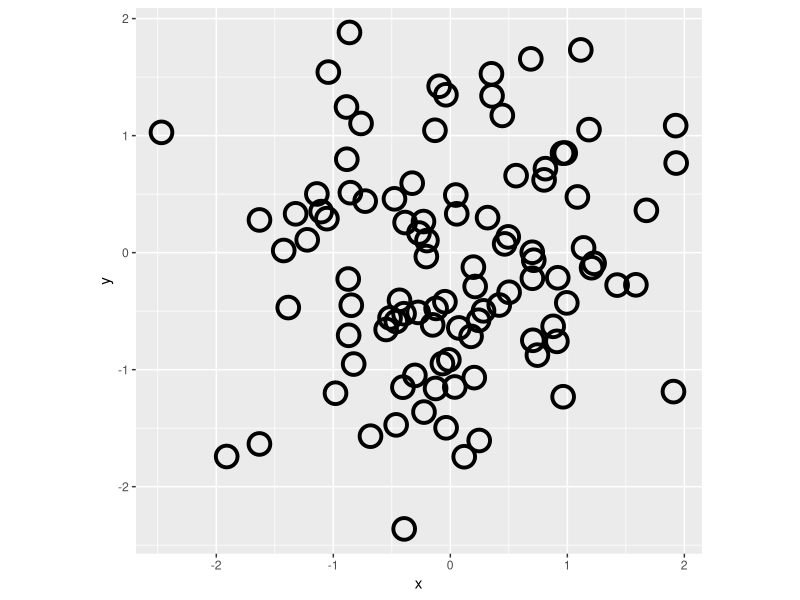
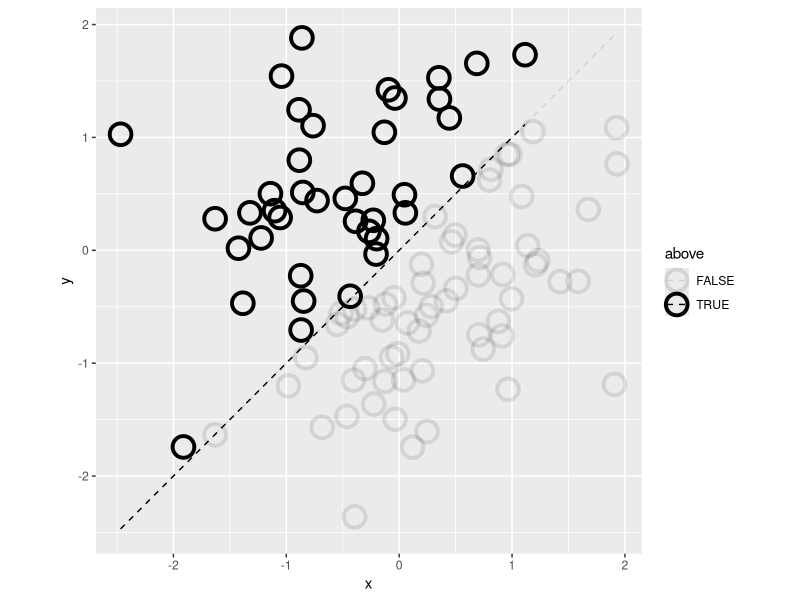
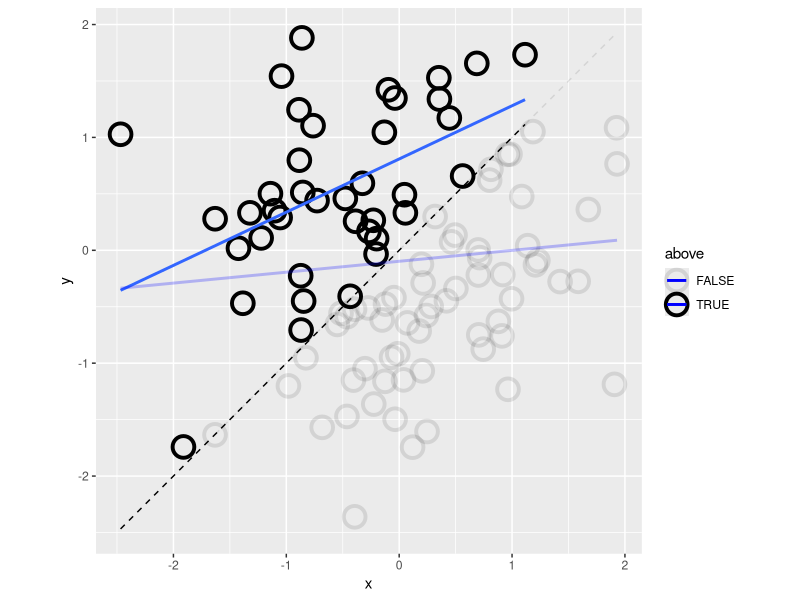

The R script that drew these images, in order:
## ---- chunk 1
knitr::opts_chunk$set(echo = TRUE)
options(tidyverse.quiet = TRUE)
## ---- chunk 2
library(tidyverse)
set.seed(124)
n = 100
data.frame(x = rnorm(n), y = rnorm(n)) %>% 
  mutate(cutoff = x) %>% 
  mutate(above = y > cutoff ) %>% 
  ggplot() + 
  aes(x = x, y = y) + 
  coord_fixed(ratio = 1) +
  geom_point(shape = 21, size = 6, stroke = 2)

last_plot() + 
  geom_line(aes(y = cutoff),
            linetype = "dashed") + 
  aes(alpha = above) 

last_plot() +
  geom_smooth(data = . %>% filter(above),
              method = lm,
              se = FALSE) + 
  geom_smooth(method = lm,
              se = FALSE,
              color = alpha("blue", .25), 
              aes(alpha = NULL))
